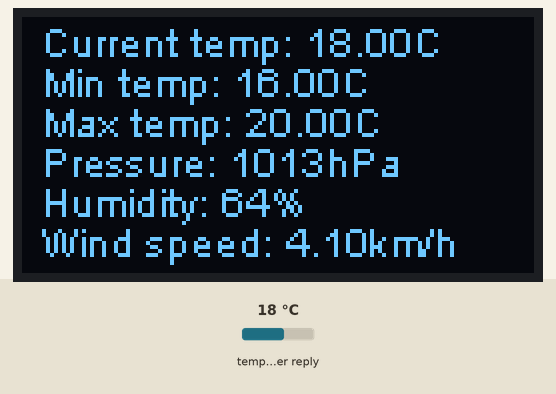
Recording of a sketch running on a simulated ESP32. Parts: 128×64 one-colour display. Inputs (shaded band) come from the test bench; at power-on: temperature in the weather reply 18 °C. WiFi joins after 1.5 s; servers stay silent unless stated; web services answer with replies made up by the test bench; what the sketch prints to the serial monitor is not drawn.

Above: at 5.9 s.

The sketch:

v4_z1.ino
```cpp
//-------------------------------------------------------------------
//                            VEZBA 4
//                           ZADATAK 1
//-------------------------------------------------------------------
//• Korišćenjem OpenWeatherMap API-ja preuzeti
//  trenutne vremenske podatke za Novi Sad
//• Prikazati na OLED displeju najvažnije vremenske parametre
//  (trenutna/minimalna/maksimalna temperatura, vlažnost vazduha,
//  vazdušni pritisak, brzina i pravac vetra…)
//• Omogućiti da se pritiskom tastera PRG smenjuje prikaz na displeju
//  između trenutnih podataka i vremenske prognoze za sutrašnji dan


#include <Arduino.h>
#include <ArduinoJson.h>
#include <WiFi.h>
#include <WiFiMulti.h>
#include "heltec.h"
#include <Wire.h>

#include <HTTPClient.h>

#define USE_SERIAL Serial

WiFiMulti wifiMulti;

/*
const char* ca = \
"-----BEGIN CERTIFICATE-----\n" \
"MIIEkjCCA3qgAwIBAgIQCgFBQgAAAVOFc2oLheynCDANBgkqhkiG9w0BAQsFADA/\n" \
"MSQwIgYDVQQKExtEaWdpdGFsIFNpZ25hdHVyZSBUcnVzdCBDby4xFzAVBgNVBAMT\n" \
"DkRTVCBSb290IENBIFgzMB4XDTE2MDMxNzE2NDA0NloXDTIxMDMxNzE2NDA0Nlow\n" \
"SjELMAkGA1UEBhMCVVMxFjAUBgNVBAoTDUxldCdzIEVuY3J5cHQxIzAhBgNVBAMT\n" \
"GkxldCdzIEVuY3J5cHQgQXV0aG9yaXR5IFgzMIIBIjANBgkqhkiG9w0BAQEFAAOC\n" \
"AQ8AMIIBCgKCAQEAnNMM8FrlLke3cl03g7NoYzDq1zUmGSXhvb418XCSL7e4S0EF\n" \
"q6meNQhY7LEqxGiHC6PjdeTm86dicbp5gWAf15Gan/PQeGdxyGkOlZHP/uaZ6WA8\n" \
"SMx+yk13EiSdRxta67nsHjcAHJyse6cF6s5K671B5TaYucv9bTyWaN8jKkKQDIZ0\n" \
"Z8h/pZq4UmEUEz9l6YKHy9v6Dlb2honzhT+Xhq+w3Brvaw2VFn3EK6BlspkENnWA\n" \
"a6xK8xuQSXgvopZPKiAlKQTGdMDQMc2PMTiVFrqoM7hD8bEfwzB/onkxEz0tNvjj\n" \
"/PIzark5McWvxI0NHWQWM6r6hCm21AvA2H3DkwIDAQABo4IBfTCCAXkwEgYDVR0T\n" \
"AQH/BAgwBgEB/wIBADAOBgNVHQ8BAf8EBAMCAYYwfwYIKwYBBQUHAQEEczBxMDIG\n" \
"CCsGAQUFBzABhiZodHRwOi8vaXNyZy50cnVzdGlkLm9jc3AuaWRlbnRydXN0LmNv\n" \
"bTA7BggrBgEFBQcwAoYvaHR0cDovL2FwcHMuaWRlbnRydXN0LmNvbS9yb290cy9k\n" \
"c3Ryb290Y2F4My5wN2MwHwYDVR0jBBgwFoAUxKexpHsscfrb4UuQdf/EFWCFiRAw\n" \
"VAYDVR0gBE0wSzAIBgZngQwBAgEwPwYLKwYBBAGC3xMBAQEwMDAuBggrBgEFBQcC\n" \
"ARYiaHR0cDovL2Nwcy5yb290LXgxLmxldHNlbmNyeXB0Lm9yZzA8BgNVHR8ENTAz\n" \
"MDGgL6AthitodHRwOi8vY3JsLmlkZW50cnVzdC5jb20vRFNUUk9PVENBWDNDUkwu\n" \
"Y3JsMB0GA1UdDgQWBBSoSmpjBH3duubRObemRWXv86jsoTANBgkqhkiG9w0BAQsF\n" \
"AAOCAQEA3TPXEfNjWDjdGBX7CVW+dla5cEilaUcne8IkCJLxWh9KEik3JHRRHGJo\n" \
"uM2VcGfl96S8TihRzZvoroed6ti6WqEBmtzw3Wodatg+VyOeph4EYpr/1wXKtx8/\n" \
"wApIvJSwtmVi4MFU5aMqrSDE6ea73Mj2tcMyo5jMd6jmeWUHK8so/joWUoHOUgwu\n" \
"X4Po1QYz+3dszkDqMp4fklxBwXRsW10KXzPMTZ+sOPAveyxindmjkW8lGy+QsRlG\n" \
"PfZ+G6Z6h7mjem0Y+iWlkYcV4PIWL1iwBi8saCbGS5jN2p8M+X+Q7UNKEkROb3N6\n" \
"KOqkqm57TH2H3eDJAkSnh6/DNFu0Qg==\n" \
"-----END CERTIFICATE-----\n";
*/

void setup() {


  USE_SERIAL.begin(115200);

  Heltec.begin(true /*DisplayEnable Enable*/, false /*LoRa Enable*/, true /*Serial Enable*/);
  Heltec.display->init();

  USE_SERIAL.println();
  USE_SERIAL.println();
  USE_SERIAL.println();

  for (uint8_t t = 4; t > 0; t--) {
    USE_SERIAL.printf("[SETUP] WAIT %d...\n", t);
    USE_SERIAL.flush();
    delay(1000);
  }

  wifiMulti.addAP("ssid", "password");
}

void loop() {
  // wait for WiFi connection
  if ((wifiMulti.run() == WL_CONNECTED)) {

    HTTPClient http;

    USE_SERIAL.print("[HTTP] begin...\n");
    // configure traged server and url
    //http.begin("https://www.howsmyssl.com/a/check", ca); //HTTPS
    http.begin("https://api.openweathermap.org/data/2.5/weather?q=Novi Sad&appid=bb9fb5e727eb6fe85f2d838bff5459cc&units=metric");  //HTTP

    USE_SERIAL.print("[HTTP] GET...\n");
    // start connection and send HTTP header
    int httpCode = http.GET();

    // httpCode will be negative on error
    if (httpCode > 0) {
      // HTTP header has been send and Server response header has been handled
      USE_SERIAL.printf("[HTTP] GET... code: %d\n", httpCode);

      // file found at server
      if (httpCode == HTTP_CODE_OK) {
        String payload = http.getString();
        USE_SERIAL.println(payload);
        char json[1024];
        payload.toCharArray(json, payload.length() + 1);
        DynamicJsonDocument doc(1024);
        deserializeJson(doc, json);
        float currentTemp = doc["main"]["temp"];
        float minTemp = doc["main"]["temp_min"];
        float maxTemp = doc["main"]["temp_max"];
        int pressure = doc["main"]["pressure"];
        int humidity = doc["main"]["humidity"];
        float windSpeed = doc["wind"]["speed"];
        Serial.println(currentTemp);
        Serial.println(minTemp);
        Serial.println(maxTemp);
        Serial.println(pressure);
        Serial.println(humidity);
        Serial.println(windSpeed);
        Heltec.display->setTextAlignment(TEXT_ALIGN_LEFT);
        Heltec.display->drawString(5, 0, "Current temp: " + String(currentTemp) + (char)247 + "C");
        Heltec.display->drawString(5, 10, "Min temp: " + String(minTemp) + (char)247 + "C");
        Heltec.display->drawString(5, 20, "Max temp: " + String(maxTemp) + (char)247 + "C");
        Heltec.display->drawString(5, 30, "Pressure: " + String(pressure) + "hPa");
        Heltec.display->drawString(5, 40, "Humidity: " + String(humidity) + "%");
        Heltec.display->drawString(5, 50, "Wind speed: " + String(windSpeed) + "km/h");


        Heltec.display->display();
      }
    } else {
      USE_SERIAL.printf("[HTTP] GET... failed, error: %s\n", http.errorToString(httpCode).c_str());
    }

    http.end();
  }

  delay(5000 * 12 * 5);
}
```
